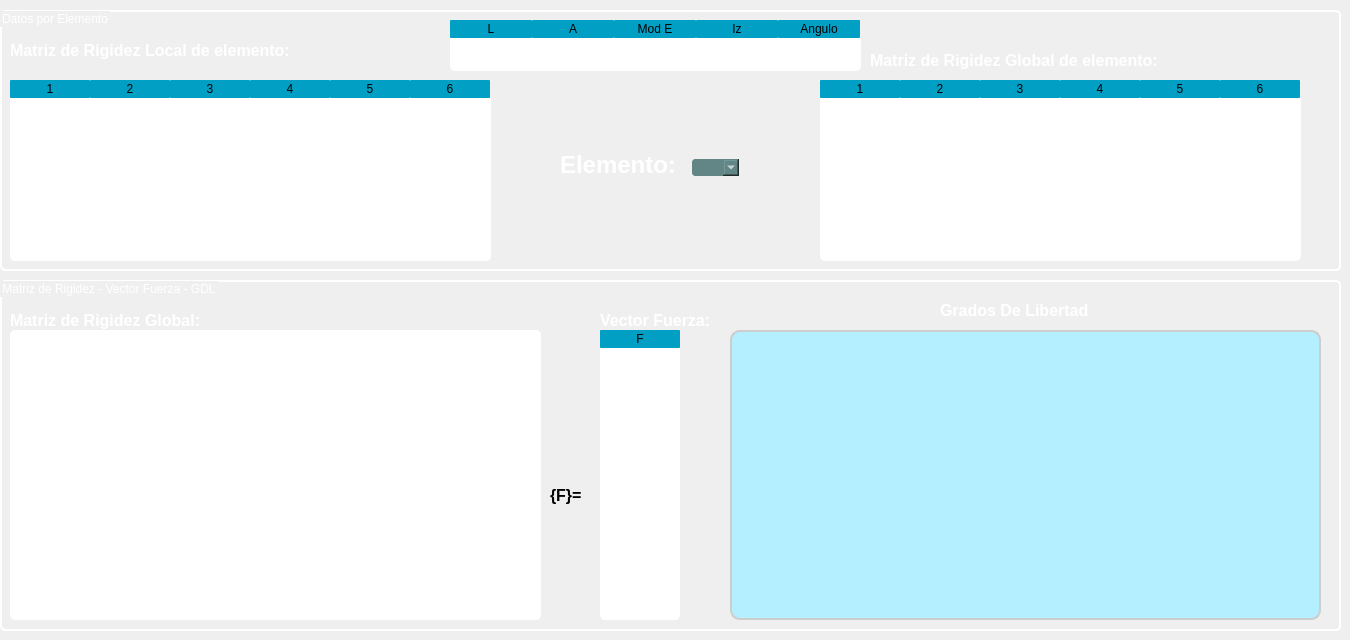
       <widget class="QWidget" name="pagina_2">
        <widget class="QGroupBox" name="groupBox_2">
         <property name="geometry">
          <rect>
           <x>0</x>
           <y>10</y>
           <width>1341</width>
           <height>261</height>
          </rect>
         </property>
         <property name="styleSheet">
          <string notr="true">QGroupBox{
/*Borde*/
border: 2px solid rgb(255, 255, 255);
border-radius: 5px;

	/*Letra*/
	font: 15pt &quot;Impact&quot;;
	color: rgb(255, 255, 255);
}</string>
         </property>
         <property name="title">
          <string>Datos por Elemento</string>
         </property>
         <widget class="QLabel" name="label_9">
          <property name="geometry">
           <rect>
            <x>560</x>
            <y>140</y>
            <width>121</width>
            <height>31</height>
           </rect>
          </property>
          <property name="styleSheet">
           <string notr="true">QLabel{
background-color: None;
	color: rgb(255, 255, 255);
}</string>
          </property>
          <property name="text">
           <string>&lt;html&gt;&lt;head/&gt;&lt;body&gt;&lt;p&gt;&lt;span style=&quot; font-size:18pt; font-weight:600;&quot;&gt;Elemento:&lt;/span&gt;&lt;/p&gt;&lt;/body&gt;&lt;/html&gt;</string>
          </property>
         </widget>
         <widget class="QComboBox" name="cb_elemento">
          <property name="geometry">
           <rect>
            <x>690</x>
            <y>147</y>
            <width>51</width>
            <height>21</height>
           </rect>
          </property>
          <property name="minimumSize">
           <size>
            <width>0</width>
            <height>0</height>
           </size>
          </property>
          <property name="maximumSize">
           <size>
            <width>377</width>
            <height>1000</height>
           </size>
          </property>
          <property name="font">
           <font>
            <family>Times New Roman</family>
            <pointsize>14</pointsize>
            <weight>50</weight>
            <italic>false</italic>
            <bold>false</bold>
           </font>
          </property>
          <property name="layoutDirection">
           <enum>Qt::LeftToRight</enum>
          </property>
          <property name="styleSheet">
           <string notr="true">
QComboBox{

/* Color de fondo*/
background-color: rgb(97, 134, 133); 

/* borde*/
border-radius : 5px;
border : 2px solid  rgb(240, 240, 240);

/* Color de letras*/
	color: rgb(255, 255, 255);

	font: 14pt &quot;Times New Roman&quot;;
}


QComboBox:hover{


border : 2px solid rgb(0, 255, 255);

}

</string>
          </property>
          <property name="editable">
           <bool>false</bool>
          </property>
          <property name="currentText">
           <string/>
          </property>
         </widget>
         <widget class="QLabel" name="label_10">
          <property name="geometry">
           <rect>
            <x>10</x>
            <y>30</y>
            <width>341</width>
            <height>21</height>
           </rect>
          </property>
          <property name="styleSheet">
           <string notr="true">QLabel{
background-color: None;
	color: rgb(255, 255, 255);
}</string>
          </property>
          <property name="text">
           <string>&lt;html&gt;&lt;head/&gt;&lt;body&gt;&lt;p&gt;&lt;span style=&quot; font-size:12pt; font-weight:600;&quot;&gt;Matriz de Rigidez Local de elemento:&lt;/span&gt;&lt;/p&gt;&lt;/body&gt;&lt;/html&gt;</string>
          </property>
         </widget>
         <widget class="QTableWidget" name="tbl_MKGE">
          <property name="geometry">
           <rect>
            <x>820</x>
            <y>70</y>
            <width>481</width>
            <height>181</height>
           </rect>
          </property>
          <property name="cursor" stdset="0">
           <cursorShape>ArrowCursor</cursorShape>
          </property>
          <property name="styleSheet">
           <string notr="true">QTableWidget{
	
	background-color: rgb(255, 255, 255);
	border-radius : 5px;
color: rgb(0, 0, 0);
font: 75 10pt &quot;Times New Roman&quot;;

}
QHeaderView::section{
border-radius : 1px;
	background-color: rgb(0, 159, 195);

color: rgb(0, 0, 0);
font: 75 11pt &quot;Times New Roman&quot;;

}
</string>
          </property>
          <property name="horizontalScrollBarPolicy">
           <enum>Qt::ScrollBarAlwaysOff</enum>
          </property>
          <property name="showGrid">
           <bool>true</bool>
          </property>
          <property name="gridStyle">
           <enum>Qt::SolidLine</enum>
          </property>
          <property name="sortingEnabled">
           <bool>false</bool>
          </property>
          <property name="rowCount">
           <number>0</number>
          </property>
          <attribute name="horizontalHeaderCascadingSectionResizes">
           <bool>false</bool>
          </attribute>
          <attribute name="horizontalHeaderMinimumSectionSize">
           <number>42</number>
          </attribute>
          <attribute name="horizontalHeaderDefaultSectionSize">
           <number>80</number>
          </attribute>
          <attribute name="horizontalHeaderShowSortIndicator" stdset="0">
           <bool>false</bool>
          </attribute>
          <attribute name="verticalHeaderVisible">
           <bool>false</bool>
          </attribute>
          <attribute name="verticalHeaderCascadingSectionResizes">
           <bool>false</bool>
          </attribute>
          <attribute name="verticalHeaderMinimumSectionSize">
           <number>20</number>
          </attribute>
          <attribute name="verticalHeaderDefaultSectionSize">
           <number>30</number>
          </attribute>
          <attribute name="verticalHeaderShowSortIndicator" stdset="0">
           <bool>false</bool>
          </attribute>
          <attribute name="verticalHeaderStretchLastSection">
           <bool>false</bool>
          </attribute>
          <column>
           <property name="text">
            <string>1</string>
           </property>
          </column>
          <column>
           <property name="text">
            <string>2</string>
           </property>
          </column>
          <column>
           <property name="text">
            <string>3</string>
           </property>
          </column>
          <column>
           <property name="text">
            <string>4</string>
           </property>
          </column>
          <column>
           <property name="text">
            <string>5</string>
           </property>
          </column>
          <column>
           <property name="text">
            <string>6</string>
           </property>
          </column>
         </widget>
         <widget class="QLabel" name="label_11">
          <property name="geometry">
           <rect>
            <x>870</x>
            <y>40</y>
            <width>361</width>
            <height>21</height>
           </rect>
          </property>
          <property name="styleSheet">
           <string notr="true">QLabel{
background-color: None;
	color: rgb(255, 255, 255);
}</string>
          </property>
          <property name="text">
           <string>&lt;html&gt;&lt;head/&gt;&lt;body&gt;&lt;p&gt;&lt;span style=&quot; font-size:12pt; font-weight:600;&quot;&gt;Matriz de Rigidez Global de elemento:&lt;/span&gt;&lt;/p&gt;&lt;/body&gt;&lt;/html&gt;</string>
          </property>
         </widget>
         <widget class="QTableWidget" name="tbl_propiedades">
          <property name="geometry">
           <rect>
            <x>450</x>
            <y>10</y>
            <width>411</width>
            <height>51</height>
           </rect>
          </property>
          <property name="cursor" stdset="0">
           <cursorShape>ArrowCursor</cursorShape>
          </property>
          <property name="styleSheet">
           <string notr="true">QTableWidget{
	
	background-color: rgb(255, 255, 255);
	border-radius : 5px;
color: rgb(0, 0, 0);
font: 75 10pt &quot;Calibri&quot;;
}

QTableWidget:hover{

border : 2px solid  rgb(0, 255, 255);

}

QHeaderView::section{
border-radius : 1px;
	background-color: rgb(0, 159, 195);

color: rgb(0, 0, 0);
font: 75 11pt &quot;Times New Roman&quot;;

}

QTableWidget:hover{

border : 2px solid  rgb(0, 255, 255);

}
</string>
          </property>
          <property name="horizontalScrollBarPolicy">
           <enum>Qt::ScrollBarAlwaysOff</enum>
          </property>
          <property name="showGrid">
           <bool>true</bool>
          </property>
          <property name="gridStyle">
           <enum>Qt::SolidLine</enum>
          </property>
          <property name="sortingEnabled">
           <bool>false</bool>
          </property>
          <property name="rowCount">
           <number>0</number>
          </property>
          <attribute name="horizontalHeaderCascadingSectionResizes">
           <bool>false</bool>
          </attribute>
          <attribute name="horizontalHeaderMinimumSectionSize">
           <number>42</number>
          </attribute>
          <attribute name="horizontalHeaderDefaultSectionSize">
           <number>82</number>
          </attribute>
          <attribute name="horizontalHeaderHighlightSections">
           <bool>true</bool>
          </attribute>
          <attribute name="horizontalHeaderShowSortIndicator" stdset="0">
           <bool>false</bool>
          </attribute>
          <attribute name="verticalHeaderVisible">
           <bool>false</bool>
          </attribute>
          <attribute name="verticalHeaderCascadingSectionResizes">
           <bool>false</bool>
          </attribute>
          <attribute name="verticalHeaderDefaultSectionSize">
           <number>25</number>
          </attribute>
          <attribute name="verticalHeaderShowSortIndicator" stdset="0">
           <bool>false</bool>
          </attribute>
          <attribute name="verticalHeaderStretchLastSection">
           <bool>false</bool>
          </attribute>
          <column>
           <property name="text">
            <string>L</string>
           </property>
          </column>
          <column>
           <property name="text">
            <string>A</string>
           </property>
          </column>
          <column>
           <property name="text">
            <string>Mod E</string>
           </property>
          </column>
          <column>
           <property name="text">
            <string>Iz</string>
           </property>
          </column>
          <column>
           <property name="text">
            <string>Angulo</string>
           </property>
          </column>
         </widget>
         <widget class="QTableWidget" name="tbl_MKL">
          <property name="geometry">
           <rect>
            <x>10</x>
            <y>70</y>
            <width>481</width>
            <height>181</height>
           </rect>
          </property>
          <property name="cursor" stdset="0">
           <cursorShape>ArrowCursor</cursorShape>
          </property>
          <property name="styleSheet">
           <string notr="true">QTableWidget{
	
	background-color: rgb(255, 255, 255);
	border-radius : 5px;
color: rgb(0, 0, 0);
font: 75 10pt &quot;Calibri&quot;;
}

QTableWidget:hover{

border : 2px solid  rgb(0, 255, 255);

}

QHeaderView::section{
border-radius : 1px;
	background-color: rgb(0, 159, 195);

color: rgb(0, 0, 0);
font: 75 11pt &quot;Times New Roman&quot;;

}

QTableWidget:hover{

border : 2px solid  rgb(0, 255, 255);

}
</string>
          </property>
          <property name="horizontalScrollBarPolicy">
           <enum>Qt::ScrollBarAlwaysOff</enum>
          </property>
          <property name="showGrid">
           <bool>true</bool>
          </property>
          <property name="gridStyle">
           <enum>Qt::SolidLine</enum>
          </property>
          <property name="sortingEnabled">
           <bool>false</bool>
          </property>
          <property name="rowCount">
           <number>0</number>
          </property>
          <attribute name="horizontalHeaderCascadingSectionResizes">
           <bool>false</bool>
          </attribute>
          <attribute name="horizontalHeaderMinimumSectionSize">
           <number>42</number>
          </attribute>
          <attribute name="horizontalHeaderDefaultSectionSize">
           <number>80</number>
          </attribute>
          <attribute name="horizontalHeaderShowSortIndicator" stdset="0">
           <bool>false</bool>
          </attribute>
          <attribute name="verticalHeaderVisible">
           <bool>false</bool>
          </attribute>
          <attribute name="verticalHeaderCascadingSectionResizes">
           <bool>false</bool>
          </attribute>
          <attribute name="verticalHeaderMinimumSectionSize">
           <number>20</number>
          </attribute>
          <attribute name="verticalHeaderDefaultSectionSize">
           <number>25</number>
          </attribute>
          <attribute name="verticalHeaderShowSortIndicator" stdset="0">
           <bool>false</bool>
          </attribute>
          <attribute name="verticalHeaderStretchLastSection">
           <bool>false</bool>
          </attribute>
          <column>
           <property name="text">
            <string>1</string>
           </property>
          </column>
          <column>
           <property name="text">
            <string>2</string>
           </property>
          </column>
          <column>
           <property name="text">
            <string>3</string>
           </property>
          </column>
          <column>
           <property name="text">
            <string>4</string>
           </property>
          </column>
          <column>
           <property name="text">
            <string>5</string>
           </property>
          </column>
          <column>
           <property name="text">
            <string>6</string>
           </property>
          </column>
         </widget>
        </widget>
        <widget class="QGroupBox" name="groupBox_4">
         <property name="geometry">
          <rect>
           <x>0</x>
           <y>280</y>
           <width>1341</width>
           <height>351</height>
          </rect>
         </property>
         <property name="styleSheet">
          <string notr="true">QGroupBox{
/*Borde*/
border: 2px solid rgb(255, 255, 255);
border-radius: 5px;

	/*Letra*/
	font: 15pt &quot;Impact&quot;;
	color: rgb(255, 255, 255);
}</string>
         </property>
         <property name="title">
          <string>Matriz de Rigidez - Vector Fuerza - GDL</string>
         </property>
         <widget class="QTableWidget" name="tbl_MKG">
          <property name="geometry">
           <rect>
            <x>10</x>
            <y>50</y>
            <width>531</width>
            <height>290</height>
           </rect>
          </property>
          <property name="cursor" stdset="0">
           <cursorShape>ArrowCursor</cursorShape>
          </property>
          <property name="styleSheet">
           <string notr="true">QTableWidget{
	
	background-color: rgb(255, 255, 255);
	border-radius : 5px;
color: rgb(0, 0, 0);
font: 75 10pt &quot;Calibri&quot;;
}

QTableWidget:hover{

border : 2px solid  rgb(0, 255, 255);

}

QHeaderView::section{
border-radius : 1px;
	background-color: rgb(0, 159, 195);

color: rgb(0, 0, 0);
font: 75 11pt &quot;Times New Roman&quot;;

}

QTableWidget:hover{

border : 2px solid  rgb(0, 255, 255);

}
</string>
          </property>
          <property name="showGrid">
           <bool>true</bool>
          </property>
          <property name="gridStyle">
           <enum>Qt::SolidLine</enum>
          </property>
          <property name="sortingEnabled">
           <bool>false</bool>
          </property>
          <property name="rowCount">
           <number>0</number>
          </property>
          <attribute name="horizontalHeaderCascadingSectionResizes">
           <bool>false</bool>
          </attribute>
          <attribute name="horizontalHeaderMinimumSectionSize">
           <number>42</number>
          </attribute>
          <attribute name="horizontalHeaderDefaultSectionSize">
           <number>80</number>
          </attribute>
          <attribute name="horizontalHeaderShowSortIndicator" stdset="0">
           <bool>false</bool>
          </attribute>
          <attribute name="verticalHeaderVisible">
           <bool>false</bool>
          </attribute>
          <attribute name="verticalHeaderCascadingSectionResizes">
           <bool>false</bool>
          </attribute>
          <attribute name="verticalHeaderMinimumSectionSize">
           <number>20</number>
          </attribute>
          <attribute name="verticalHeaderDefaultSectionSize">
           <number>25</number>
          </attribute>
          <attribute name="verticalHeaderShowSortIndicator" stdset="0">
           <bool>false</bool>
          </attribute>
          <attribute name="verticalHeaderStretchLastSection">
           <bool>false</bool>
          </attribute>
         </widget>
         <widget class="QLabel" name="label_12">
          <property name="geometry">
           <rect>
            <x>10</x>
            <y>30</y>
            <width>221</width>
            <height>21</height>
           </rect>
          </property>
          <property name="styleSheet">
           <string notr="true">QLabel{
background-color: None;
	color: rgb(255, 255, 255);
}</string>
          </property>
          <property name="text">
           <string>&lt;html&gt;&lt;head/&gt;&lt;body&gt;&lt;p&gt;&lt;span style=&quot; font-size:12pt; font-weight:600;&quot;&gt;Matriz de Rigidez Global:&lt;/span&gt;&lt;/p&gt;&lt;/body&gt;&lt;/html&gt;</string>
          </property>
         </widget>
         <widget class="MatplotlibWidgetaLienzo" name="wgt_GDL" native="true">
          <property name="geometry">
           <rect>
            <x>730</x>
            <y>50</y>
            <width>591</width>
            <height>290</height>
           </rect>
          </property>
          <property name="styleSheet">
           <string notr="true">/* color de fondo*/

background-color: rgb(179, 239, 255);
/*borde redondo*/
border-radius : 10px;
/* linea de borde*/
border : 2px solid rgb(205, 205, 205);
</string>
          </property>
         </widget>
         <widget class="QTableWidget" name="tbl_vec_F">
          <property name="geometry">
           <rect>
            <x>600</x>
            <y>50</y>
            <width>80</width>
            <height>290</height>
           </rect>
          </property>
          <property name="styleSheet">
           <string notr="true">QTableWidget{
	
	background-color: rgb(255, 255, 255);
	border-radius : 5px;
color: rgb(0, 0, 0);
font: 75 10pt &quot;Calibri&quot;;
}

QTableWidget:hover{

border : 2px solid  rgb(0, 255, 255);

}

QHeaderView::section{
border-radius : 1px;
	background-color: rgb(0, 159, 195);

color: rgb(0, 0, 0);
font: 75 11pt &quot;Times New Roman&quot;;

}

QTableWidget:hover{

border : 2px solid  rgb(0, 255, 255);

}
</string>
          </property>
          <attribute name="horizontalHeaderDefaultSectionSize">
           <number>80</number>
          </attribute>
          <attribute name="verticalHeaderMinimumSectionSize">
           <number>20</number>
          </attribute>
          <attribute name="verticalHeaderDefaultSectionSize">
           <number>25</number>
          </attribute>
          <column>
           <property name="text">
            <string>F</string>
           </property>
          </column>
         </widget>
         <widget class="QLabel" name="label_2">
          <property name="geometry">
           <rect>
            <x>550</x>
            <y>200</y>
            <width>41</width>
            <height>31</height>
           </rect>
          </property>
          <property name="text">
           <string>&lt;html&gt;&lt;head/&gt;&lt;body&gt;&lt;p&gt;&lt;span style=&quot; font-size:12pt; font-weight:600;&quot;&gt;{F}=&lt;/span&gt;&lt;/p&gt;&lt;/body&gt;&lt;/html&gt;</string>
          </property>
         </widget>
         <widget class="QLabel" name="label_16">
          <property name="geometry">
           <rect>
            <x>600</x>
            <y>30</y>
            <width>131</width>
            <height>21</height>
           </rect>
          </property>
          <property name="styleSheet">
           <string notr="true">QLabel{
background-color: None;
	color: rgb(255, 255, 255);
}</string>
          </property>
          <property name="text">
           <string>&lt;html&gt;&lt;head/&gt;&lt;body&gt;&lt;p&gt;&lt;span style=&quot; font-size:12pt; font-weight:600;&quot;&gt;Vector Fuerza:&lt;/span&gt;&lt;/p&gt;&lt;/body&gt;&lt;/html&gt;</string>
          </property>
         </widget>
         <widget class="QLabel" name="label_17">
          <property name="geometry">
           <rect>
            <x>940</x>
            <y>20</y>
            <width>161</width>
            <height>21</height>
           </rect>
          </property>
          <property name="styleSheet">
           <string notr="true">QLabel{
background-color: None;
	color: rgb(255, 255, 255);
}</string>
          </property>
          <property name="text">
           <string>&lt;html&gt;&lt;head/&gt;&lt;body&gt;&lt;p&gt;&lt;span style=&quot; font-size:12pt; font-weight:600;&quot;&gt;Grados De Libertad&lt;/span&gt;&lt;/p&gt;&lt;/body&gt;&lt;/html&gt;</string>
          </property>
         </widget>
        </widget>
       </widget>
